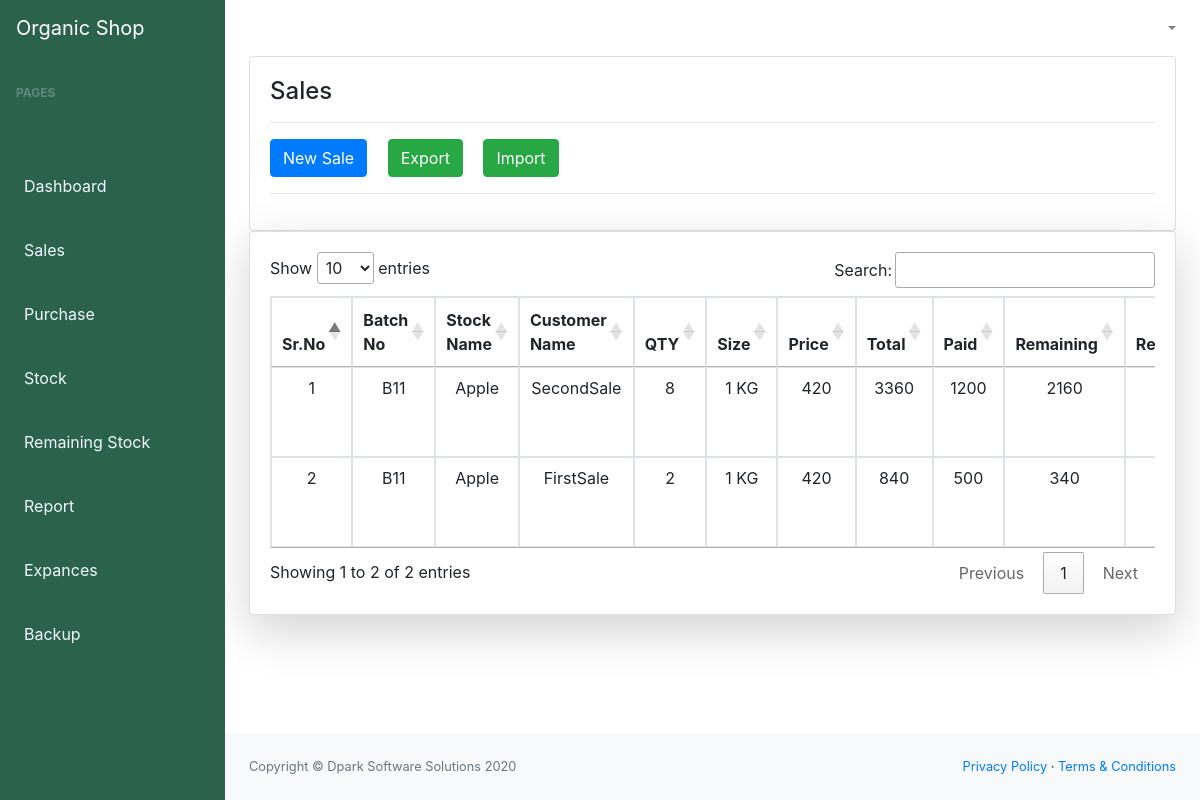
Screenshot of /desktop/sales/ (signed in) with the database file from the repository.
### main_app/models.py (models this page shows, shortened)
class SaleTrans(models.Model):
    CustomerName = models.CharField(max_length=256)
    CustomerContact =models.CharField(max_length=256)
    batch_no =models.CharField(max_length=256)
    stock_name =models.CharField(max_length=256)
    size = models.CharField(max_length=100)
    qty = models.IntegerField(default="0")
    price = models.IntegerField(default="0")
    paid = models.IntegerField(default="0")
    remaining = models.IntegerField(default="0")
    remark = models.CharField(max_length=100 )
    total = models.IntegerField(default="0")
    option = models.CharField(max_length=50)
    uploaded_at = models.DateField(auto_now_add=True)

### main_app/views.py (the view)
# urls.py: path('sales/',views.sales,name="sales"),
def sales(request):
    if  request.user.is_authenticated:
        st = SaleTrans.objects.all().order_by('-id')
        return render(request, 'root/sales/sales.html',{"st":st})
    else:
        return redirect('login')

### main_app/templates/root/sales/sales.html (shortened to what this page needs)
{% extends 'base.html' %}
{% block main %}
<div class="card">
    <div class="card-body">
        <h4>Sales</h4>
        <hr>
        <a href="{% url 'EditSale' %}" class="btn btn-primary">New Sale</a>
        <a href="{% url 'saleExport' %}" class="btn btn-success ml-3">Export</a>
        <a href="{% url 'saleImport' %}" class="btn btn-success ml-3">Import</a>
        <hr>
    </div>
</div>
<div class="">
    <div class="card mb-4 shadow-lg">
        <div class="card-body">
            <div class="table-responsive ">
                <table class="table table-bordered" id="searchTable"  data-page-length='10' width="100%" cellspacing="0">
                    <thead>
                        <tr class="text-center">
                            <th>Sr.No</th>
                            <th>Batch No</th>
                            <th>Stock Name</th>
                            <th>Customer Name</th>
                            <th>QTY</th>
                            <th>Size</th>
                            <th>Price</th>
                            <th>Total</th>
                            <th>Paid</th>
                            <th>Remaining</th>
                            <th>Remark</th>
                        </tr>
                    </thead>
                    <tbody>
                        {% for sale in st %}
                        <tr class="text-center">
                            <td>{{forloop.counter}}</td>
                            <td>{{ sale.batch_no }}</td>
                            <td>{{ sale.stock_name }}</td>
                            <td>{{ sale.CustomerName }}</td>
                            <td>{{ sale.qty }}</td>
                            <td>{{ sale.size }}</td>
                            <td>{{ sale.price }}</td>
                            <td>{{ sale.total }}</td>
                            <td>{{ sale.paid }}</td>
                            <td>{{ sale.remaining }}</td>
                            <td>{{ sale.remark }}</td>
                        </tr>
                        {% endfor %}
                    </tbody>
                </table>
            </div>
        </div>
    </div>
</div>
{% endblock %}

### rows the page displays
SaleTrans: batch_no "B11", stock_name "Apple", CustomerName "SecondSale", qty "8", size "1 KG", price "420", total "3360", paid "1200", remaining "2160"
SaleTrans: batch_no "B11", stock_name "Apple", CustomerName "FirstSale", qty "2", size "1 KG", price "420", total "840", paid "500", remaining "340"
